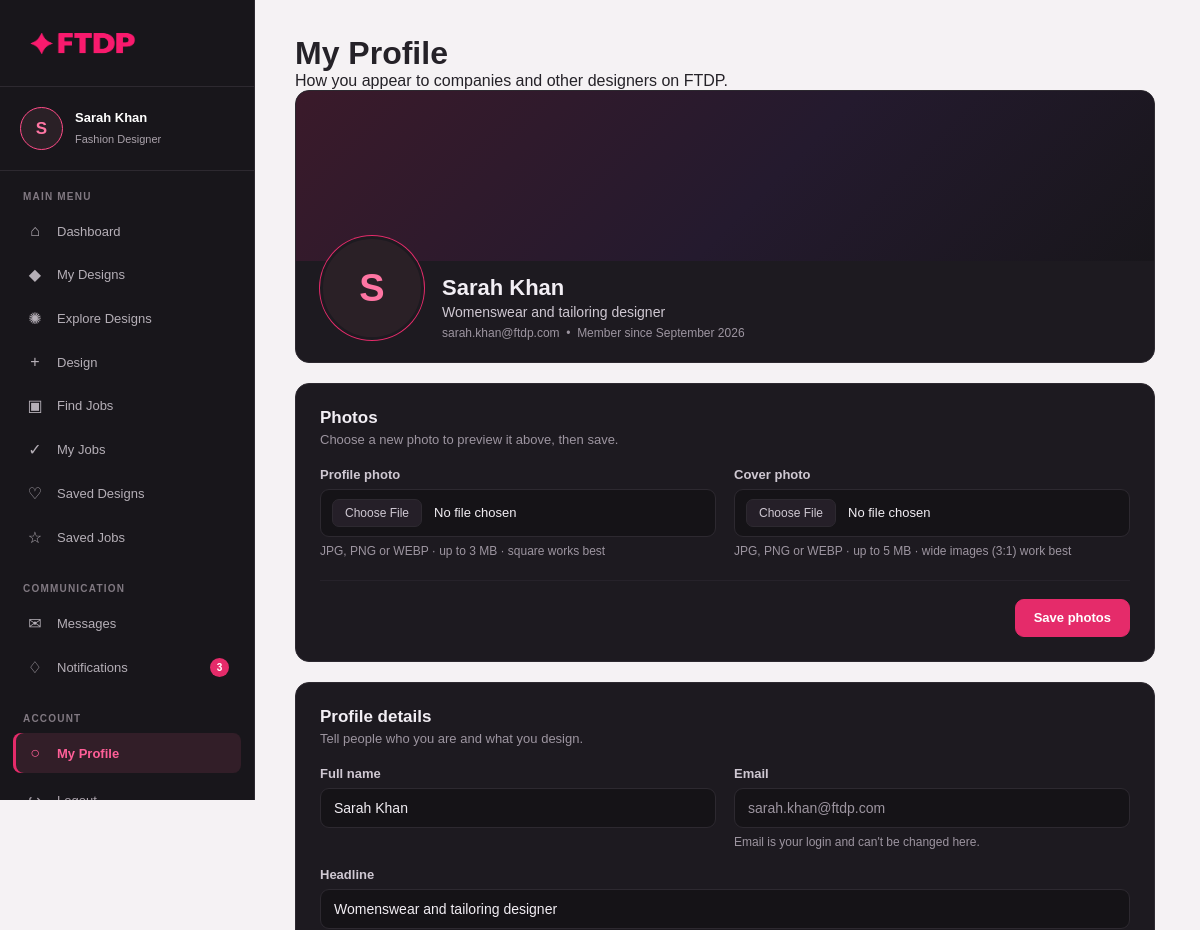
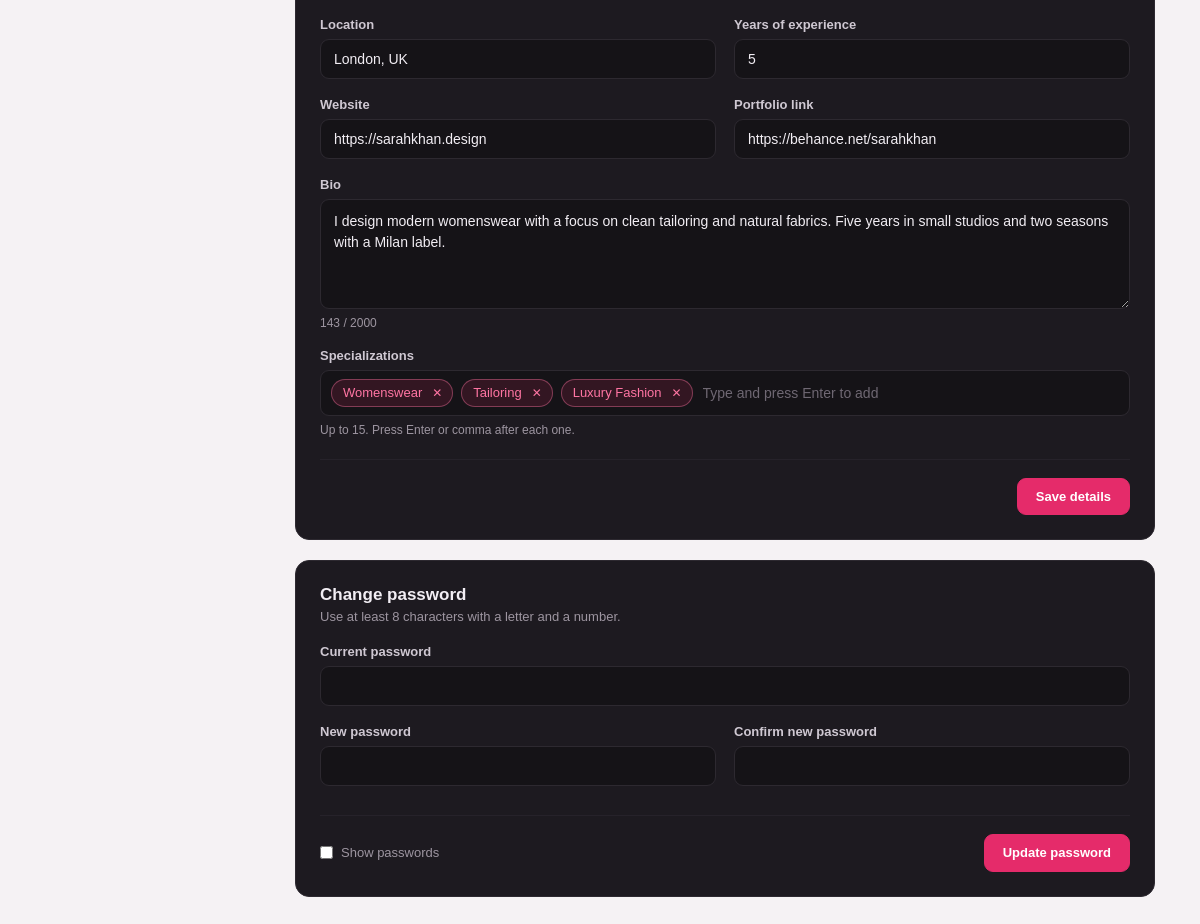
The app's page /frontend/pages/designer/profile.php (signed in) with its own data (2 pictures, top to bottom).
### tables this page shows
CREATE TABLE designers (
id INT AUTO_INCREMENT PRIMARY KEY,

user_id INT NOT NULL,

headline VARCHAR(255),
bio TEXT,

location VARCHAR(150),

website VARCHAR(255),

portfolio_link VARCHAR(255),

experience_years INT DEFAULT 0,

FOREIGN KEY (user_id)
REFERENCES users(id)
ON DELETE CASCADE
);

CREATE TABLE users (
id INT AUTO_INCREMENT PRIMARY KEY,
full_name VARCHAR(100) NOT NULL,
email VARCHAR(150) NOT NULL UNIQUE,
password VARCHAR(255) NOT NULL,

role ENUM(
'designer',
'company',
'admin'
) NOT NULL,

profile_picture VARCHAR(255) DEFAULT NULL,
cover_picture VARCHAR(255) DEFAULT NULL,

is_verified ENUM('Y','N') DEFAULT 'Y',

created_at TIMESTAMP DEFAULT CURRENT_TIMESTAMP
);

### backend/designer/profile.php (called while the page is built, shortened)
<?php
require_once __DIR__ . "/../config/config.php";
require_once __DIR__ . "/db_helpers.php";
$user_id     = (int) $_SESSION["user_id"];
$designer_id = getDesignerId($conn, $user_id);
function loadDesignerProfile(mysqli $conn, int $user_id, int $designer_id): array
{
    $sql = "
        SELECT
            u.full_name,
            u.email,
            u.profile_picture,
            u.cover_picture,
            u.created_at,
            d.headline,
            d.bio,
            d.location,
            d.website,
            d.portfolio_link,
            d.experience_years
        FROM users u
        LEFT JOIN designers d ON d.id = ?
        WHERE u.id = ?
        LIMIT 1
    ";
    $stmt = $conn->prepare($sql);
    $stmt->bind_param("ii", $designer_id, $user_id);
    $stmt->execute();
    $profile = $stmt->get_result()->fetch_assoc() ?: [];
    $spec_stmt = $conn->prepare("
        SELECT specialization_name
        FROM designer_specializations
        WHERE designer_id = ?
        ORDER BY id ASC
    ");
    $spec_stmt->bind_param("i", $designer_id);
    $spec_stmt->execute();
    $spec_result = $spec_stmt->get_result();
    $profile["specializations"] = [];
    while ($row = $spec_result->fetch_assoc()) {
        $profile["specializations"][] = $row["specialization_name"];
    }
    return $profile;
}
$profile_data = loadDesignerProfile($conn, $user_id, $designer_id);
$form_values = $profile_data;
?>

### backend/designer/db_helpers.php (called while the page is built, shortened)
<?php
function getDesignerId(mysqli $conn, int $user_id): ?int
{
    $sql = "
        SELECT id
        FROM designers
        WHERE user_id = ?
        LIMIT 1
    ";
    $stmt = $conn->prepare($sql);
    $stmt->bind_param("i", $user_id);
    $stmt->execute();
    $result = $stmt->get_result();
    $row = $result->fetch_assoc();
    return $row ? (int) $row["id"] : null;
}
?>

### frontend/pages/designer/profile.php (the view, shortened to what this page needs)
<?php
require_once __DIR__ . "/../../../backend/designer/profile.php";
$saved_name   = $profile_data["full_name"] ?? "Designer";
$saved_avatar = $profile_data["profile_picture"] ?? null;
$member_since = !empty($profile_data["created_at"])
    ? date("F Y", strtotime($profile_data["created_at"]))
    : "";
?>
<!DOCTYPE html>
<html lang="en">
<head>
    <link rel="stylesheet" href="../../css/designer_dashboard.css">
    <link rel="stylesheet" href="../../css/designer.css">
    <link rel="stylesheet" href="../../css/designer_comm.css">
    <link rel="stylesheet" href="../../css/profile.css">
</head>
<body>
<div class="designer-dashboard">
    <?php require_once __DIR__ . "/../../include/designer_sidebar.php"; ?>
    <main class="designer-main">
        <div class="page-heading">
            <h1>My Profile</h1>
            <p>How you appear to companies and other designers on FTDP.</p>
        </div>
        <div class="profile-wrap">
            <section class="comm-card profile-hero">
                <div class="profile-cover" id="coverBox">
                </div>
                <div class="profile-hero-body">
                    <div class="profile-avatar" id="avatarBox">
                        <span id="avatarInitial" <?= $saved_avatar ? "hidden" : ""; ?>>
                            <?= htmlspecialchars(strtoupper(mb_substr($saved_name, 0, 1))); ?>
                        </span>
                    </div>
                    <div class="profile-hero-text">
                        <h2><?= htmlspecialchars($saved_name); ?></h2>
                        <?php if (!empty($profile_data["headline"])): ?>
                            <p class="profile-headline"><?= htmlspecialchars($profile_data["headline"]); ?></p>
                        <?php else: ?>
                            <p class="profile-headline muted">Add a headline so people know what you do.</p>
                        <?php endif; ?>
                        <p class="profile-meta">
                            <?= htmlspecialchars($profile_data["email"] ?? ""); ?>
                            <?php if ($member_since): ?>
                                &nbsp;•&nbsp; Member since <?= htmlspecialchars($member_since); ?>
                            <?php endif; ?>
                        </p>
                    </div>
                </div>
            </section>
            <section class="comm-card profile-section" id="photosCard">
                <h2>Photos</h2>
                <p class="comm-card-sub">Choose a new photo to preview it above, then save.</p>
                <form method="POST" enctype="multipart/form-data" id="photosForm">
                    <div class="profile-grid">
                        <div class="comm-field">
                            <label for="profile_picture">Profile photo</label>
                            <input type="file"
                                   class="comm-input"
                                   id="profile_picture"
                                   name="profile_picture"
                                   accept="image/jpeg,image/png,image/webp">
                            <span class="hint">JPG, PNG or WEBP · up to 3 MB · square works best</span>
                        </div>
                        <div class="comm-field">
                            <label for="cover_picture">Cover photo</label>
                            <input type="file"
                                   class="comm-input"
                                   id="cover_picture"
                                   name="cover_picture"
                                   accept="image/jpeg,image/png,image/webp">
                            <span class="hint">JPG, PNG or WEBP · up to 5 MB · wide images (3:1) work best</span>
                        </div>
                    </div>
                    <div class="profile-actions">
                        <button type="submit" class="comm-btn">Save photos</button>
                    </div>
                </form>
            </section>
            <section class="comm-card profile-section" id="detailsCard">
                <h2>Profile details</h2>
                <p class="comm-card-sub">Tell people who you are and what you design.</p>
                <form method="POST" id="detailsForm">
                    <div class="profile-grid">
                        <div class="comm-field">
                            <label for="full_name">Full name</label>
                            <input type="text"
                                   class="comm-input"
                                   id="full_name"
                                   name="full_name"
                                   maxlength="100"
                                   required
                                   value="<?= htmlspecialchars($form_values["full_name"] ?? ""); ?>">
                        </div>
                        <div class="comm-field">
                            <label for="email">Email</label>
                            <input type="email"
                                   class="comm-input"
                                   id="email"
                                   readonly
                                   value="<?= htmlspecialchars($profile_data["email"] ?? ""); ?>">
                            <span class="hint">Email is your login and can't be changed here.</span>
                        </div>
                        <div class="comm-field full">
                            <label for="headline">Headline</label>
                            <input type="text"
                                   class="comm-input"
                                   id="headline"
                                   name="headline"
                                   maxlength="255"
                                   placeholder="e.g. Sustainable knitwear designer"
                                   value="<?= htmlspecialchars($form_values["headline"] ?? ""); ?>">
                        </div>
                        <div class="comm-field">
                            <label for="location">Location</label>
                            <input type="text"
                                   class="comm-input"
                                   id="location"
                                   name="location"
                                   maxlength="150"
                                   placeholder="City, Country"
                                   value="<?= htmlspecialchars($form_values["location"] ?? ""); ?>">
                        </div>
                        <div class="comm-field">
                            <label for="experience_years">Years of experience</label>
                            <input type="number"
                                   class="comm-input"
                                   id="experience_years"
                                   name="experience_years"
                                   min="0"
                                   max="60"
                                   step="1"
                                   value="<?= htmlspecialchars((string) ($form_values["experience_years"] ?? "0")); ?>">
                        </div>
                        <div class="comm-field">
                            <label for="website">Website</label>
                            <input type="text"
                                   class="comm-input"
                                   id="website"
                                   name="website"
                                   maxlength="255"
                                   placeholder="yourname.com"
                                   value="<?= htmlspecialchars($form_values["website"] ?? ""); ?>">
                        </div>
                        <div class="comm-field">
                            <label for="portfolio_link">Portfolio link</label>
                            <input type="text"
                                   class="comm-input"
                                   id="portfolio_link"
                                   name="portfolio_link"
                                   maxlength="255"
                                   placeholder="behance.net/yourname"
                                   value="<?= htmlspecialchars($form_values["portfolio_link"] ?? ""); ?>">
                        </div>
                        <div class="comm-field full">
                            <label for="bio">Bio</label>
                            <textarea class="comm-input"
                                      id="bio"
                                      name="bio"
                                      maxlength="2000"
                                      placeholder="Your story, your style, what you're looking for…"><?= htmlspecialchars($form_values["bio"] ?? ""); ?></textarea>
                            <span class="hint"><span id="bioCount">0</span> / 2000</span>
                        </div>
                        <div class="comm-field full">
                            <label for="specInput">Specializations</label>
                            <div class="tag-input" id="specBox">
                                <input type="text"
                                       class="tag-text"
                                       id="specInput"
                                       maxlength="100"
                                       list="specSuggestions"
                                       placeholder="Type and press Enter to add"
                                       autocomplete="off">
                            </div>
                            <span class="hint">Up to 15. Press Enter or comma after each one.</span>
                        </div>
                    </div>
                    <div class="profile-actions">
                        <button type="submit" class="comm-btn">Save details</button>
                    </div>
                </form>
            </section>
            <section class="comm-card profile-section" id="passwordCard">
                <h2>Change password</h2>
                <p class="comm-card-sub">Use at least 8 characters with a letter and a number.</p>
                <form method="POST" id="passwordForm">
                    <div class="profile-grid">
                        <div class="comm-field full">
                            <label for="current_password">Current password</label>
                            <input type="password"
                                   class="comm-input"
                                   id="current_password"
                                   name="current_password"
                                   autocomplete="current-password"
                                   required>
                        </div>
                        <div class="comm-field">
                            <label for="new_password">New password</label>
                            <input type="password"
                                   class="comm-input"
                                   id="new_password"
                                   name="new_password"
                                   autocomplete="new-password"
                                   minlength="8"
                                   maxlength="72"
                                   required>
                        </div>
                        <div class="comm-field">
                            <label for="confirm_password">Confirm new password</label>
                            <input type="password"
                                   class="comm-input"
                                   id="confirm_password"
                                   name="confirm_password"
                                   autocomplete="new-password"
                                   minlength="8"
                                   maxlength="72"
                                   required>
                        </div>
                    </div>
                    <div class="profile-actions">
                        <label class="profile-check">
                            <input type="checkbox" id="showPasswords">
                            Show passwords
                        </label>
                        <button type="submit" class="comm-btn">Update password</button>
                    </div>
                </form>
            </section>
        </div>
    </main>
</div>
</body>
</html>

### records on screen
designers: user.full_name "S", user.full_name "Sarah Khan", headline "Womenswear and tailoring designer", user.email "sarah.khan@ftdp.com", user.created_at "September 2026", full_name "Sarah Khan", location "London, UK", experience_years "5", website "https://sarahkhan.design", portfolio_link "https://behance.net/sarahkhan", bio "I design modern womenswear with a focus on clean tailoring and natural fabrics. Five years in small studios and two seasons with a Milan label."

### other values on screen
mb_substr($user_name, 0, 1) "S"
$user_name "Sarah Khan"
$sb_unread_notifications ?: "" "3"
